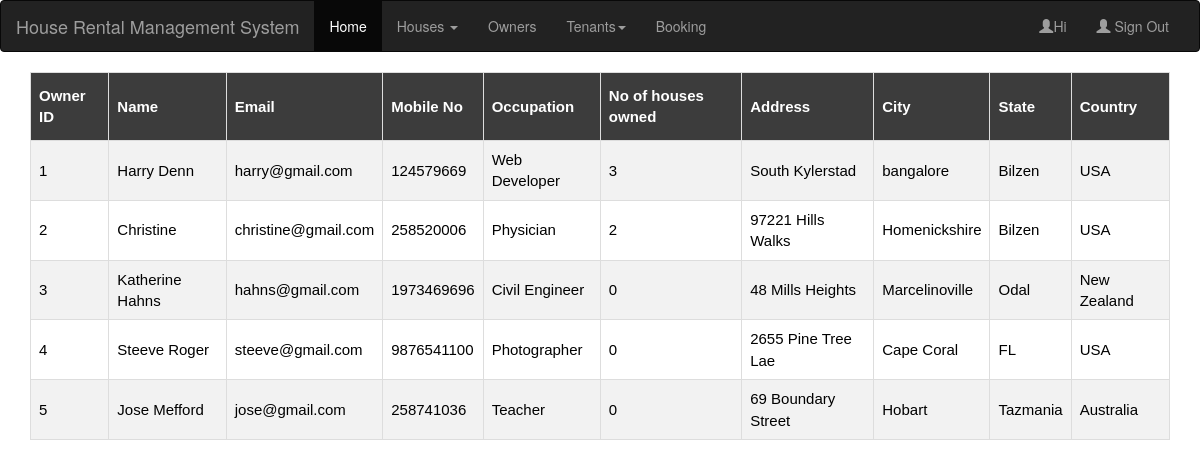
The page /owner.php on the database its author committed.
### tables this page shows
CREATE TABLE IF NOT EXISTS `owner` (
`o_id` int(11) NOT NULL,
  `name` varchar(20) DEFAULT NULL,
  `email` varchar(50) DEFAULT NULL,
  `pwd` varchar(30) DEFAULT NULL,
  `mobile_no` bigint(20) DEFAULT NULL,
  `occupation` varchar(50) DEFAULT NULL,
  `no_of_houses` int(11) DEFAULT NULL,
  `country` varchar(20) DEFAULT NULL,
  `state` varchar(20) DEFAULT NULL,
  `city` varchar(30) DEFAULT NULL,
  `address` varchar(50) DEFAULT NULL
);

### owner.php (the view, shortened to what this page needs)
<!DOCTYPE html>
<html lang="en">
<head>
   <link rel="stylesheet" type="text/css" href="table.css">
  <link rel="stylesheet" href="https://maxcdn.bootstrapcdn.com/bootstrap/3.4.0/css/bootstrap.min.css">
</head>
<body>
<nav class="navbar navbar-inverse">
  <div class="container-fluid">
    <div class="navbar-header">
      <a class="navbar-brand" href="#">House Rental Management System</a>
    </div>
    <div class="collapse navbar-collapse" id="myNavbar">
      <ul class="nav navbar-nav">
        <li class="active"><a href="home.php">Home</a></li>
        <li class="dropdown">
          <a class="dropdown-toggle" data-toggle="dropdown" href="#">Houses <span class="caret"></span></a>
        </li>
        <li><a href="owner.php">Owners</a></li>
        <li class="dropdown">
          <a class="dropdown-toggle" data-toggle="dropdown" href="#">Tenants<span class="caret"></span></a>
          </li>
        <li><a href="booking.php">Booking</a></li>
      </ul>
      <ul class="nav navbar-nav navbar-right">
         <li><a href="#"><span class="glyphicon glyphicon-user"></span>Hi <?php session_start();echo $_SESSION['uname'];?></a>
         </li>
        <li><a href="index.html"><span class="glyphicon glyphicon-user"></span> Sign Out</a></li>
      </ul>
    </div>
  </div>
</nav>
<div class="container">
  <table border="1" id="customers">
    <tr>
      <th>Owner ID</th>
      <th>Name</th>
      <th>Email</th>
      <th>Mobile No</th>
      <th>Occupation</th>
      <th>No of houses owned</th>
      <th>Address</th>
      <th>City</th>
      <th>State</th>
      <th>Country</th>
    </tr>
<?php
include("connection.php");
$query="select * from owner";
$data=mysqli_query($conn,$query);
while($result=mysqli_fetch_assoc($data))
{
 echo "<tr><td>".$result['o_id']."</td><td>".$result['name']."</td><td>".$result['email']."</td><td>".$result['mobile_no']."</td><td>".$result['occupation']."</td><td>".$result['no_of_houses']."</td><td>".$result['address']."</td><td>";
echo  $result['city']."</td><td>".$result['state']."</td><td>".$result['country']."</td></tr>";
}
echo "</table>";
?>
</div>
</body>
</html>

### table.css (style rules this page uses)
table { width:100%; color: black; font-family: monospace; font-size: 15px; text-align: left; border-color: black; border-style: solid; }
#customers { font-family: "Trebuchet MS", Arial, Helvetica, sans-serif; border-collapse: collapse; width: 100%; }
#customers td, #customers th { border: 1px solid #ddd; padding: 8px; }
#customers tr:nth-child(even) { background-color: #f2f2f2; }
#customers th { padding-top: 12px; padding-bottom: 12px; text-align: left; background-color: #3c3c3c; color: white; }

### rows shown on the page
owner: o_id "1", name "Harry Denn", email "harry@gmail.com", mobile_no "124579669", occupation "Web Developer", no_of_houses "3", address "South Kylerstad", city "bangalore", state "Bilzen", country "USA"
owner: o_id "2", name "Christine", email "christine@gmail.com", mobile_no "258520006", occupation "Physician", no_of_houses "2", address "97221 Hills Walks", city "Homenickshire", state "Bilzen", country "USA"
owner: o_id "3", name "Katherine Hahns", email "hahns@gmail.com", mobile_no "1973469696", occupation "Civil Engineer", no_of_houses "0", address "48 Mills Heights", city "Marcelinoville", state "Odal", country "New Zealand"
owner: o_id "4", name "Steeve Roger", email "steeve@gmail.com", mobile_no "9876541100", occupation "Photographer", no_of_houses "0", address "2655 Pine Tree Lae", city "Cape Coral", state "FL", country "USA"
owner: o_id "5", name "Jose Mefford", email "jose@gmail.com", mobile_no "258741036", occupation "Teacher", no_of_houses "0", address "69 Boundary Street", city "Hobart", state "Tazmania", country "Australia"
